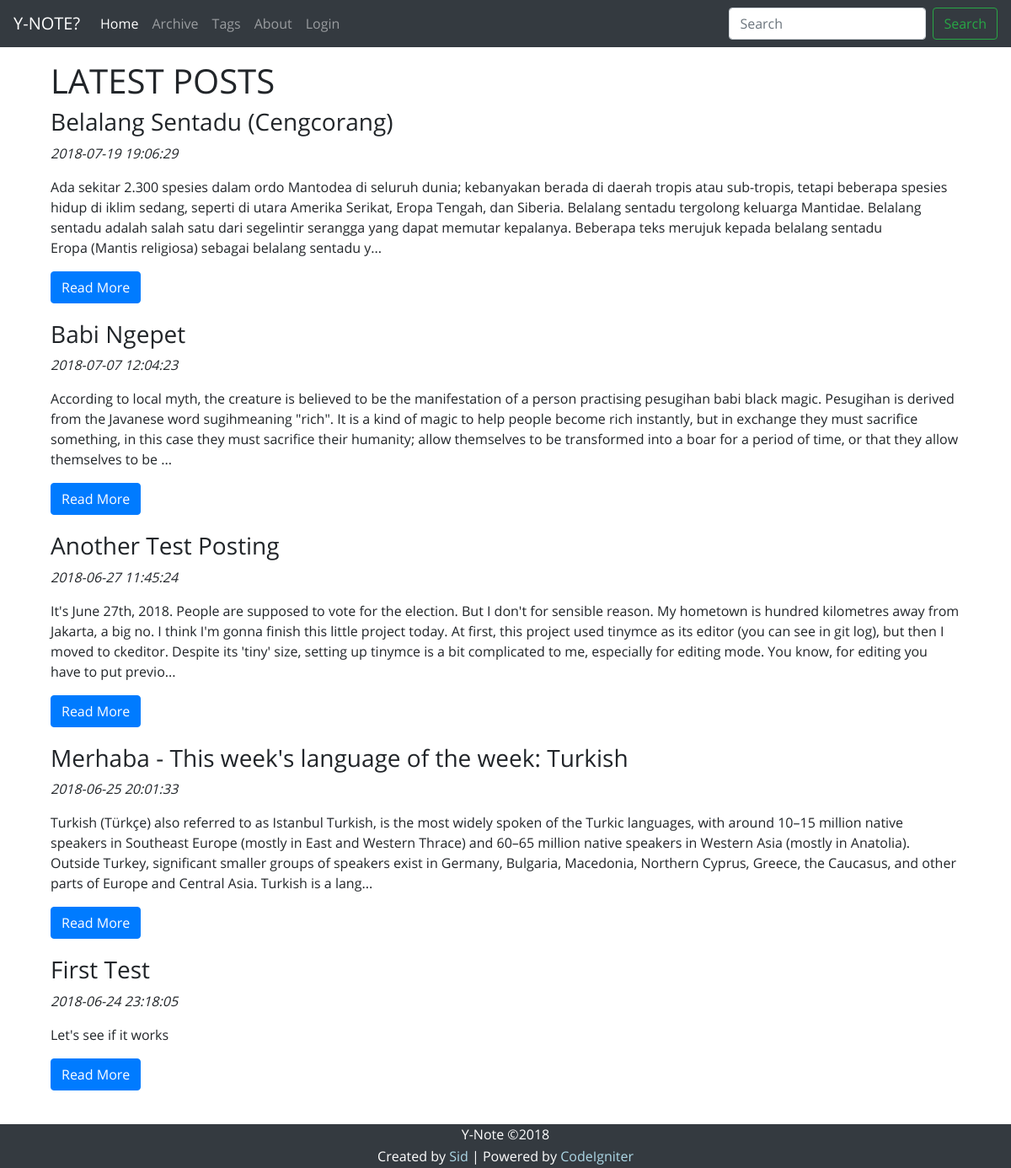
The page / on the database its author committed.
### tables this page shows
CREATE TABLE `posts` (
  `id_post` int(11) NOT NULL AUTO_INCREMENT,
  `date_post` datetime DEFAULT NULL,
  `date_modified` datetime DEFAULT NULL,
  `title_post` varchar(255) DEFAULT NULL,
  `content` text,
  `author` varchar(50) DEFAULT NULL,
  PRIMARY KEY (`id_post`)
);

### application/controllers/Home.php (called while the page is built, shortened)
<?php
class Home extends CI_Controller {
    public function index() {
        $posts = $this->Post_model;
        $recent_posts = $posts->get_recent_posts();
        $logged_in_msg = $this->session->flashdata('logged_in_msg');
        $this->load->view('header_view', array('page_title' => 'YNOTE'));
        $this->load->view('navbar_view');
        $this->load->view('home_view', array('recent_post' => $recent_posts, 'logged_in_msg' => $logged_in_msg));
        $this->load->view('tail_view');
    }
}

### index.php (called while the page is built, shortened)
<?php
require_once BASEPATH.'core/CodeIgniter.php';

### application/models/Post_model.php (called while the page is built, shortened)
<?php
class Post_model extends CI_Model {
    public function get_recent_posts() {
        $this->db->limit(5)
                 ->order_by('date_post', 'DESC');
        $query = $this->db->get('posts');
        $result = $query->result_array();
        return $result;
    }
}

### application/views/home_view.php (the view, shortened to what this page needs)
<div class="container">
    <h1>LATEST POSTS</h1>
    <?php
    $read_url = site_url('read_post');
    foreach ($recent_post as $post) {
        echo <<<EOD
        <div class="row post-showcase">
            <div class="col-md-12">
                <h3>{$post['title_post']}</h3>
                <p><em>{$post['date_post']}</em><p>
                <p>{$post['content']}</p>
                <a href="{$read_url}/{$post['id_post']}" class="btn btn-primary">Read More</a>
            </div>
        </div>
EOD;
    }
    ?>
</div>

### assets/css/index.css (style rules this page uses)
body { min-height: 75rem; padding-top: 4.5rem; padding-bottom: 4.5rem; margin-bottom: 0; font-family: 'Open Sans', Courier, monospace; }
.post-showcase { margin-bottom: 20px; }

### rows shown on the page
posts: title_post "Belalang Sentadu (Cengcorang)", date_post "2018-07-19 19:06:29", content "Ada sekitar 2.300 spesies dalam ordo Mantodea di seluruh dunia; kebanyakan berada di daerah tropis atau sub-tropis, tetapi beberapa spesies hidup di iklim sedang, seperti di utara Amerika Serikat, Eropa Tengah, dan Siberia. Belalang sentadu tergolong keluarga Mantidae. Belalang sentadu adalah salah satu dari segelintir serangga yang dapat memutar kepalanya. Beberapa teks merujuk kepada belalang sentadu Eropa (Mantis religiosa) sebagai belalang sentadu y..."
posts: title_post "Babi Ngepet", date_post "2018-07-07 12:04:23", content "According to local myth, the creature is believed to be the manifestation of a person practising pesugihan babi black magic. Pesugihan is derived from the Javanese word sugihmeaning \"rich\". It is a kind of magic to help people become rich instantly, but in exchange they must sacrifice something, in this case they must sacrifice their humanity; allow themselves to be transformed into a boar for a period of time, or that they allow themselves to be ..."
posts: title_post "Another Test Posting", date_post "2018-06-27 11:45:24", content "It's June 27th, 2018. People are supposed to vote for the election. But I don't for sensible reason. My hometown is hundred kilometres away from Jakarta, a big no. I think I'm gonna finish this little project today. At first, this project used tinymce as its editor (you can see in git log), but then I moved to ckeditor. Despite its 'tiny' size, setting up tinymce is a bit complicated to me, especially for editing mode. You know, for editing you have to put previo..."
posts: title_post "Merhaba - This week's language of the week: Turkish", date_post "2018-06-25 20:01:33", content "Turkish (Türkçe) also referred to as Istanbul Turkish, is the most widely spoken of the Turkic languages, with around 10–15 million native speakers in Southeast Europe (mostly in East and Western Thrace) and 60–65 million native speakers in Western Asia (mostly in Anatolia). Outside Turkey, significant smaller groups of speakers exist in Germany, Bulgaria, Macedonia, Northern Cyprus, Greece, the Caucasus, and other parts of Europe and Central Asia. Turkish is a lang..."
posts: title_post "First Test", date_post "2018-06-24 23:18:05", content "Let's see if it works"
